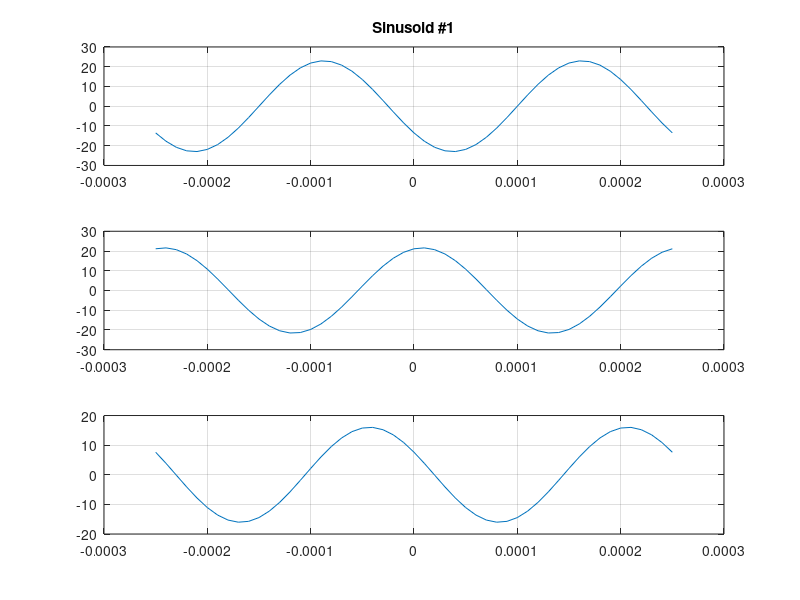

This figure's MATLAB source:
A1=23;
A2=1.2*18;
f = 4000;            % sinusoid freq
T = 1/f;            % period 
fs = T/25;       % time step
tt = -T:fs:T;     % time vector
tm1=(37.2/8)*T;
tm2=-(41.3/21)*T;
X1=A1*cos(2*pi*(4000)*(tt-tm1));
subplot(3,1,1);
plot(tt,X1),grid on
title('Sinusoid #1') 
hold on
X2=A2*cos(2*pi*(4000)*(tt-tm2));
subplot(3,1,2)
plot(tt,X2),grid on
X3=X1+ X2;
subplot(3,1,3);
plot(tt,X3),grid on



% A1=22; 
% A2=1.2*A1; 
% f=0.1; 
% dur=1; 
% tt= -dur : f : dur;
% D=21;
% M=8;
% t=0;
% tm1=(37.2/M)*dur;
% tm2=(41.3/D)*dur;
% X1=A1*cos( (2*pi*4000*(tt-tm1))); 
% subplot(3,1,1); 
% plot(tt,X1),grid on 
% hold on 
% X2=A2*cos( 2*pi*4000*(tt-tm2)); 
% subplot(3,1,2) 
% plot(tt,X2),grid on 
% X3=X1+X2; 
% subplot(3,1,3); plot(tt,X3), grid on


%  tt=linspace(-1,1,50); % 25 samples,2cycles = 50
%  yy= sin(2*pi*tt);
%  plot(4000*tt,yy);


% Addae Mensah Anthony
% Computer Engineering 4
% 7767412
% 10:28 GMT 7th Feb, 2016